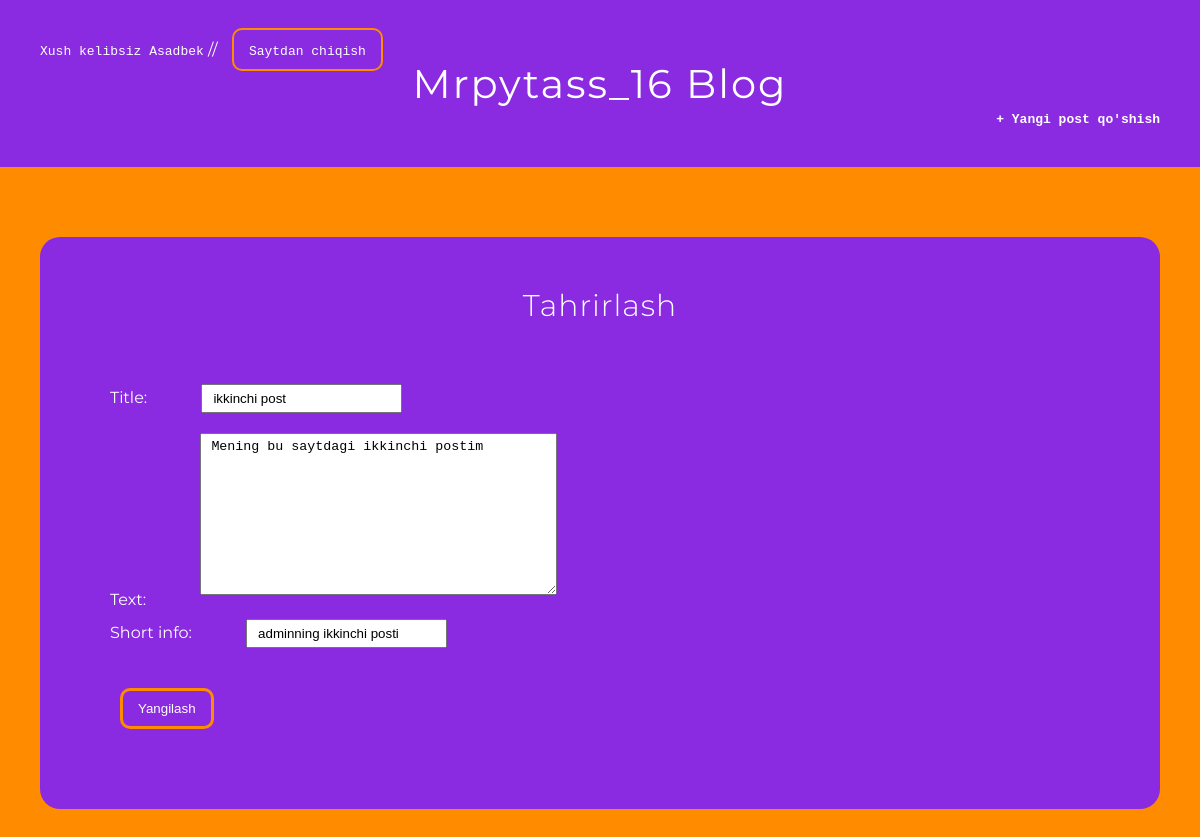
The page /post/edit/2/ (signed in) on the database its author committed.
### BlogApp/models.py (models this page shows, shortened)
class Post(models.Model):
    title = models.CharField(max_length=150)
    author = models.ForeignKey(
        'auth.User',
        on_delete=models.CASCADE
    )
    text = models.TextField()
    short_info = models.CharField(max_length=100)

### BlogApp/views.py (the view)
# urls.py: path('post/edit/<int:pk>/', Update_Post_View.as_view(), name='update_post'),
class Update_Post_View(UpdateView):
    model = Post
    template_name = 'update_post.html'
    fields = ['title', 'text', 'short_info']

### template/update_post.html
{% extends 'base.html' %}
{% block content %}
    <div class="tahrirlash">
        <h2>Tahrirlash</h2>
        <form action="" method="post">{% csrf_token %}
            {{ form.as_p }}
            <button type="submit" class="update_info">Yangilash</button>
        </form>
    </div>
{% endblock content %}

### template/base.html (shortened to what this page needs)
{% load static %}
<!DOCTYPE html>
<html lang="en">
    <head>
        <link rel="stylesheet" href="{% static 'css/base.css' %}">
    </head>
    <body>
        <header class="header-blog">
            {% if user.is_authenticated %}
                <div class="in_site">
                    <span><code>Xush kelibsiz {{user.username}}</code></span> //
                    <span class="in_site_span"><code><a href="{% url 'logout' %}">Saytdan chiqish</a></code></span>
                </div>
            {% else %}
                <div class="out_site">
                    <span class="out_site_span"><code><a href="{% url 'login' %}">Saytga kirish</a></code></span> //
                    <span class="out_site_span"><code><a href="{% url 'sign_up_page' %}">Ro'yxatdan o'tish</a></code></span>
                </div>
            {% endif %}
            <h2><a href="{% url 'all_post_page' %}">Mrpytass_16 Blog</a></h2>
            {% if user.is_authenticated %}
                <h4 class="add_new_post"><a href="{% url 'create_post_page' %}"><code>+ Yangi post qo'shish</code></a></h4>
            {% endif %}
        </header>
        <div class="All_posts">
            {% block content %}
            {% endblock content %}
        </div>
    </body>
</html>

### static/css/base.css (style rules this page uses)
* { margin: 0; padding: 0; box-sizing: border-box; }
body { font-family: 'Montserrat', sans-serif; background-color:darkorange; }
.header-blog .in_site, .out_site { text-align: left; color: white }
.header-blog .in_site_span a, .header-blog span a { color: white; text-decoration: none; }
.header-blog .in_site_span, .header-blog .out_site_span { border: 2px darkorange solid; padding: 10px 15px; border-radius: 10px; margin: 0 10px; }
.header-blog { background-color: blueviolet; text-align: center; padding: 40px; }
.header-blog .add_new_post a { text-decoration: none; color: white; }
.header-blog .add_new_post { text-align: right; }
.header-blog h2 a { text-decoration: none; color: white; font-weight: 400; font-size: 40px; letter-spacing: 2px; }
.All_posts { margin: 50px 20px; padding: 20px; }
.tahrirlash { background-color: blueviolet; border-radius: 20px; padding: 50px 30px; color: white; }
.tahrirlash h2 { text-align: center; font-weight: 300; letter-spacing: 1px; margin-bottom: 50px; font-size: 30px; }
.tahrirlash form label { margin: 10px 40px; }
.tahrirlash form select, .tahrirlash form textarea, .tahrirlash form input { margin: 10px; outline: none; padding: 5px 10px; }
.tahrirlash button { padding: 10px 15px; margin: 30px 50px; background-color:blueviolet; color: white; border: darkorange solid; border-radius: 10px; }

### rows shown on the page
Post: title "ikkinchi post", text "Mening bu saytdagi ikkinchi postim", short_info "adminning ikkinchi posti"

### other values the page prints
{{ user.username }} "Asadbek"
